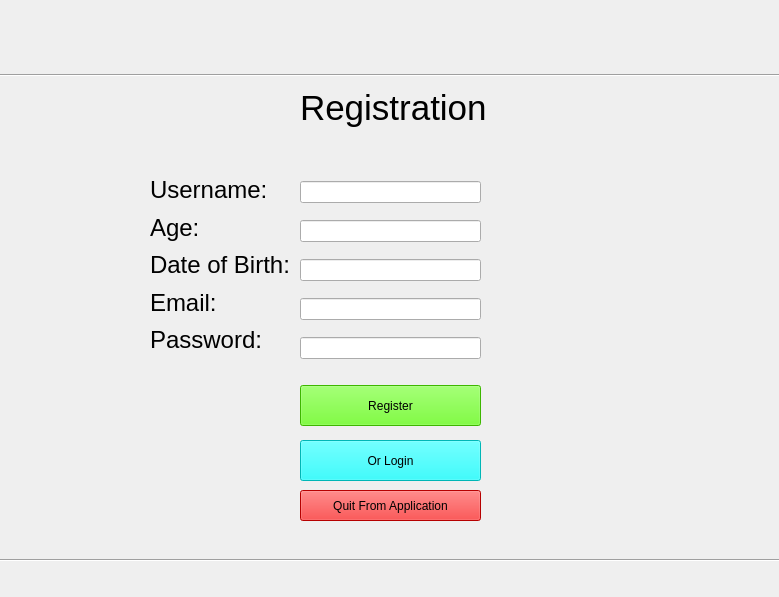
<?xml version="1.0" encoding="UTF-8"?>
<ui version="4.0">
 <class>Form</class>
 <widget class="QWidget" name="Form">
  <property name="geometry">
   <rect>
    <x>0</x>
    <y>0</y>
    <width>779</width>
    <height>597</height>
   </rect>
  </property>
  <property name="windowTitle">
   <string>Form</string>
  </property>
  <widget class="Line" name="line_2">
   <property name="geometry">
    <rect>
     <x>-160</x>
     <y>65</y>
     <width>1151</width>
     <height>20</height>
    </rect>
   </property>
   <property name="orientation">
    <enum>Qt::Horizontal</enum>
   </property>
  </widget>
  <widget class="QWidget" name="verticalLayoutWidget_2">
   <property name="geometry">
    <rect>
     <x>150</x>
     <y>175</y>
     <width>151</width>
     <height>181</height>
    </rect>
   </property>
   <layout class="QVBoxLayout" name="verticalLayout_3">
    <item>
     <widget class="QLabel" name="label_6">
      <property name="text">
       <string>&lt;html&gt;&lt;head/&gt;&lt;body&gt;&lt;p&gt;&lt;span style=&quot; font-size:18pt;&quot;&gt;Username:&lt;/span&gt;&lt;/p&gt;&lt;/body&gt;&lt;/html&gt;</string>
      </property>
     </widget>
    </item>
    <item>
     <widget class="QLabel" name="label_7">
      <property name="text">
       <string>&lt;html&gt;&lt;head/&gt;&lt;body&gt;&lt;p&gt;&lt;span style=&quot; font-size:18pt;&quot;&gt;Age:&lt;/span&gt;&lt;/p&gt;&lt;/body&gt;&lt;/html&gt;</string>
      </property>
     </widget>
    </item>
    <item>
     <widget class="QLabel" name="label_8">
      <property name="text">
       <string>&lt;html&gt;&lt;head/&gt;&lt;body&gt;&lt;p&gt;&lt;span style=&quot; font-size:18pt;&quot;&gt;Date of Birth:&lt;/span&gt;&lt;/p&gt;&lt;/body&gt;&lt;/html&gt;</string>
      </property>
     </widget>
    </item>
    <item>
     <widget class="QLabel" name="label_9">
      <property name="text">
       <string>&lt;html&gt;&lt;head/&gt;&lt;body&gt;&lt;p&gt;&lt;span style=&quot; font-size:18pt;&quot;&gt;Email:&lt;/span&gt;&lt;/p&gt;&lt;/body&gt;&lt;/html&gt;</string>
      </property>
     </widget>
    </item>
    <item>
     <widget class="QLabel" name="label_10">
      <property name="text">
       <string>&lt;html&gt;&lt;head/&gt;&lt;body&gt;&lt;p&gt;&lt;span style=&quot; font-size:18pt;&quot;&gt;Password:&lt;/span&gt;&lt;/p&gt;&lt;/body&gt;&lt;/html&gt;</string>
      </property>
     </widget>
    </item>
   </layout>
  </widget>
  <widget class="QLabel" name="reg_label">
   <property name="geometry">
    <rect>
     <x>300</x>
     <y>78</y>
     <width>201</width>
     <height>61</height>
    </rect>
   </property>
   <property name="text">
    <string>&lt;html&gt;&lt;head/&gt;&lt;body&gt;&lt;p&gt;&lt;span style=&quot; font-size:26pt;&quot;&gt;Registration&lt;/span&gt;&lt;/p&gt;&lt;/body&gt;&lt;/html&gt;</string>
   </property>
  </widget>
  <widget class="QWidget" name="verticalLayoutWidget">
   <property name="geometry">
    <rect>
     <x>300</x>
     <y>170</y>
     <width>181</width>
     <height>201</height>
    </rect>
   </property>
   <layout class="QVBoxLayout" name="verticalLayout_4">
    <item>
     <widget class="QLineEdit" name="username_line"/>
    </item>
    <item>
     <widget class="QLineEdit" name="age_line"/>
    </item>
    <item>
     <widget class="QLineEdit" name="date_line"/>
    </item>
    <item>
     <widget class="QLineEdit" name="email_line"/>
    </item>
    <item>
     <widget class="QLineEdit" name="password_line"/>
    </item>
   </layout>
  </widget>
  <widget class="Line" name="line">
   <property name="geometry">
    <rect>
     <x>-170</x>
     <y>530</y>
     <width>1351</width>
     <height>61</height>
    </rect>
   </property>
   <property name="orientation">
    <enum>Qt::Horizontal</enum>
   </property>
  </widget>
  <widget class="QPushButton" name="reg_button">
   <property name="geometry">
    <rect>
     <x>300</x>
     <y>385</y>
     <width>181</width>
     <height>41</height>
    </rect>
   </property>
   <property name="styleSheet">
    <string notr="true">background-color: rgb(85, 255, 0);</string>
   </property>
   <property name="text">
    <string>Register</string>
   </property>
  </widget>
  <widget class="QPushButton" name="quit_button">
   <property name="geometry">
    <rect>
     <x>300</x>
     <y>490</y>
     <width>181</width>
     <height>31</height>
    </rect>
   </property>
   <property name="styleSheet">
    <string notr="true">background-color: rgb(255, 0, 0);</string>
   </property>
   <property name="text">
    <string>Quit From Application</string>
   </property>
  </widget>
  <widget class="QPushButton" name="login_button">
   <property name="geometry">
    <rect>
     <x>300</x>
     <y>440</y>
     <width>181</width>
     <height>41</height>
    </rect>
   </property>
   <property name="styleSheet">
    <string notr="true">background-color: rgb(0, 255, 255);</string>
   </property>
   <property name="text">
    <string>Or Login</string>
   </property>
  </widget>
 </widget>
 <resources/>
 <connections/>
</ui>
